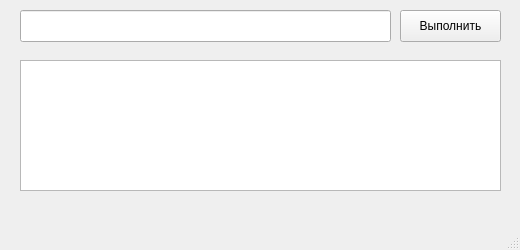
<?xml version="1.0" encoding="UTF-8"?>
<ui version="4.0">
 <class>MainWindow</class>
 <widget class="QMainWindow" name="MainWindow">
  <property name="geometry">
   <rect>
    <x>0</x>
    <y>0</y>
    <width>520</width>
    <height>250</height>
   </rect>
  </property>
  <property name="windowTitle">
   <string>MainWindow</string>
  </property>
  <widget class="QWidget" name="centralwidget">
   <widget class="QTextEdit" name="textEdit">
    <property name="geometry">
     <rect>
      <x>20</x>
      <y>60</y>
      <width>481</width>
      <height>131</height>
     </rect>
    </property>
    <property name="verticalScrollBarPolicy">
     <enum>Qt::ScrollBarAsNeeded</enum>
    </property>
    <property name="horizontalScrollBarPolicy">
     <enum>Qt::ScrollBarAsNeeded</enum>
    </property>
    <property name="sizeAdjustPolicy">
     <enum>QAbstractScrollArea::AdjustIgnored</enum>
    </property>
    <property name="readOnly">
     <bool>true</bool>
    </property>
   </widget>
   <widget class="QLabel" name="label_2">
    <property name="geometry">
     <rect>
      <x>20</x>
      <y>180</y>
      <width>541</width>
      <height>41</height>
     </rect>
    </property>
    <property name="text">
     <string/>
    </property>
   </widget>
   <widget class="QLabel" name="label_7">
    <property name="geometry">
     <rect>
      <x>320</x>
      <y>180</y>
      <width>511</width>
      <height>41</height>
     </rect>
    </property>
    <property name="text">
     <string/>
    </property>
   </widget>
   <widget class="QLabel" name="label_6">
    <property name="geometry">
     <rect>
      <x>0</x>
      <y>50</y>
      <width>521</width>
      <height>191</height>
     </rect>
    </property>
    <property name="text">
     <string/>
    </property>
   </widget>
   <widget class="QLabel" name="label">
    <property name="geometry">
     <rect>
      <x>0</x>
      <y>0</y>
      <width>541</width>
      <height>51</height>
     </rect>
    </property>
    <property name="text">
     <string/>
    </property>
   </widget>
   <widget class="QLabel" name="label_3">
    <property name="geometry">
     <rect>
      <x>0</x>
      <y>240</y>
      <width>571</width>
      <height>31</height>
     </rect>
    </property>
    <property name="text">
     <string/>
    </property>
   </widget>
   <widget class="QLineEdit" name="lineEdit">
    <property name="geometry">
     <rect>
      <x>20</x>
      <y>10</y>
      <width>371</width>
      <height>32</height>
     </rect>
    </property>
   </widget>
   <widget class="QLabel" name="label_5">
    <property name="geometry">
     <rect>
      <x>-10</x>
      <y>0</y>
      <width>16</width>
      <height>51</height>
     </rect>
    </property>
    <property name="text">
     <string/>
    </property>
   </widget>
   <widget class="QPushButton" name="pushButton">
    <property name="enabled">
     <bool>true</bool>
    </property>
    <property name="geometry">
     <rect>
      <x>400</x>
      <y>10</y>
      <width>101</width>
      <height>32</height>
     </rect>
    </property>
    <property name="text">
     <string>Выполнить</string>
    </property>
   </widget>
  </widget>
  <widget class="QMenuBar" name="menubar">
   <property name="geometry">
    <rect>
     <x>0</x>
     <y>0</y>
     <width>520</width>
     <height>26</height>
    </rect>
   </property>
  </widget>
  <widget class="QStatusBar" name="statusbar"/>
 </widget>
 <resources/>
 <connections/>
</ui>
